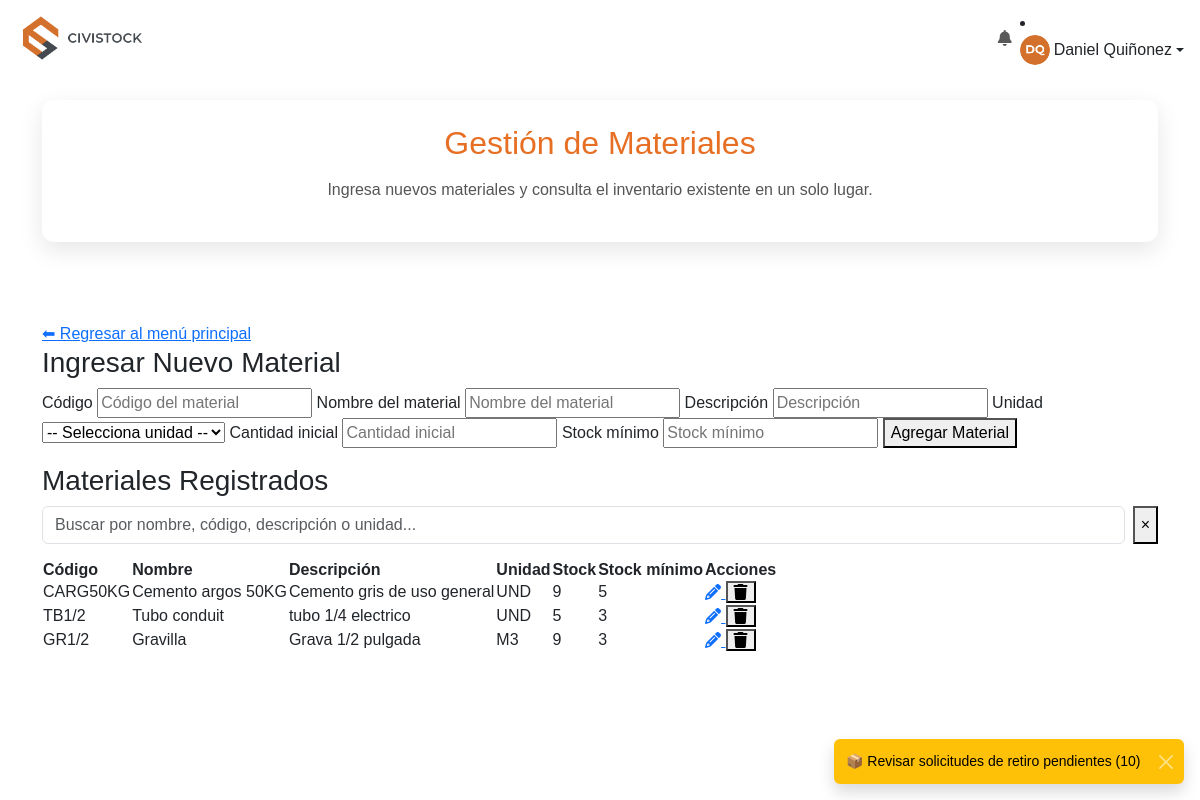
Before: /almacenista/materiales (signed in) with the older database file.
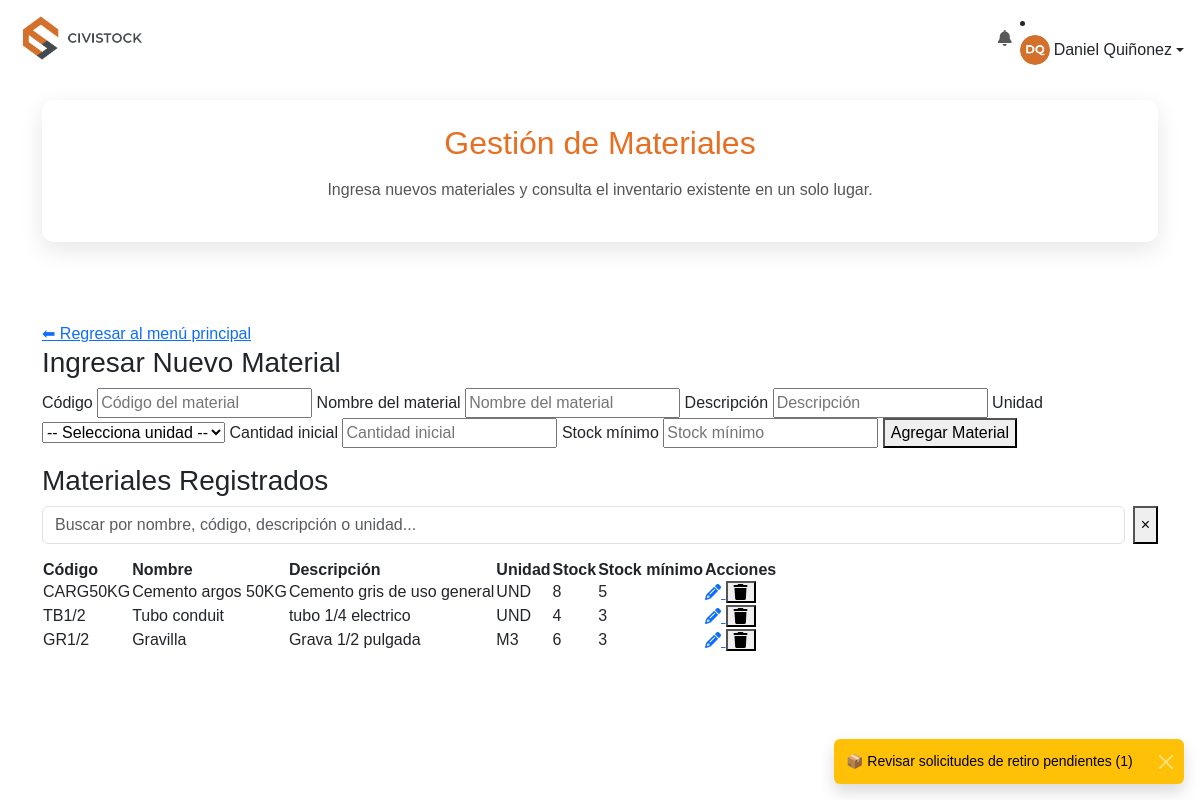
After: the same page with the newer database file.
### models.py (models this page shows, shortened)
class Material(db.Model):
    __tablename__ = 'material'
    id = db.Column(db.Integer, primary_key=True)
    codigo = db.Column(db.String(50), unique=True, nullable=False)
    nombre = db.Column(db.String(100), nullable=False)
    descripcion = db.Column(db.String(200))
    stock = db.Column(db.Float, default=0)
    stock_minimo = db.Column(db.Integer, default=0)
    unidad = db.Column(db.String(50))
    en_devolucion = db.Column(db.Float, default=0)
    movimientos = db.relationship('Movimiento', backref='material', lazy=True)

### almacenista_routes.py (the view)
    def wrapper(*args, **kwargs):
        if 'user_role' not in session or session['user_role'] != 'ALMACENISTA':
            flash('Acceso no autorizado.', 'error')
            return redirect(url_for('home'))
        return func(*args, **kwargs)

### almacenista_routes.py (called while the page is built, shortened)
def almacenista_required(func):
    def wrapper(*args, **kwargs):
        if 'user_role' not in session or session['user_role'] != 'ALMACENISTA':
            flash('Acceso no autorizado.', 'error')
            return redirect(url_for('home'))
        return func(*args, **kwargs)
    wrapper.__name__ = func.__name__
    return wrapper

def sync_user_session():
    user = User.query.filter_by(username=session.get('user')).first()
    if user:
        session['user_name'] = user.nombre
        session['user_photo'] = user.foto
        session['user_id'] = user.id

@almacenista_bp.route('/materiales', methods=['GET', 'POST'])
@almacenista_required
def materiales():
    sync_user_session()
    search_query = request.args.get('q')
    if search_query:
        materiales = Material.query.filter(
            (Material.codigo.ilike(f'%{search_query}%')) |
            (Material.nombre.ilike(f'%{search_query}%')) |
            (Material.descripcion.ilike(f'%{search_query}%'))
        ).all()
    else:
        materiales = Material.query.all()
    return render_template('Almacenista/nuevo_material.html', materiales=materiales)

### templates/Almacenista/nuevo_material.html (shortened to what this page needs)
{% extends "base.html" %}
{% block content %}
  <div class="welcome-text">
    <h2>Gestión de Materiales</h2>
    <p>Ingresa nuevos materiales y consulta el inventario existente en un solo lugar.</p>
  </div>
  <a class="volver-button" href="{{ url_for('almacenista.dashboard') }}">
    ⬅ Regresar al menú principal
  </a>
  <section class="content-container">
    <h3>Ingresar Nuevo Material</h3>
    <form method="POST" class="formulario">
      <label for="codigo">Código</label>
      <input type="text" id="codigo" name="codigo" placeholder="Código del material" required>
      <label for="nombre">Nombre del material</label>
      <input type="text" id="nombre" name="nombre" placeholder="Nombre del material" required>
      <label for="descripcion">Descripción</label>
      <input type="text" id="descripcion" name="descripcion" placeholder="Descripción">
      <label for="unidad">Unidad</label>
      <select id="unidad" name="unidad" required>
        <option value="">-- Selecciona unidad --</option>
      </select>
      <label for="stock">Cantidad inicial</label>
      <input type="number" id="stock" name="stock" placeholder="Cantidad inicial" step="any" min="0">
      <label for="stock_minimo">Stock mínimo</label>
      <input type="number" id="stock_minimo" name="stock_minimo" placeholder="Stock mínimo" required min="0">
      <button type="submit">Agregar Material</button>
    </form>
  </section>
  <section class="content-container">
    <h3>Materiales Registrados</h3>
<div class="form-busqueda mb-3 d-flex input-clearable">
    <input
        type="text"
        id="busquedaMateriales"
        class="form-control me-2"
        placeholder="Buscar por nombre, código, descripción o unidad..."
    >
    <button type="button" class="clear-btn" id="clearSearch">&times;</button>
</div>
    {% if materiales %}
      <table>
        <thead>
          <tr>
            <th>Código</th>
            <th>Nombre</th>
            <th>Descripción</th>
            <th>Unidad</th>
            <th>Stock</th>
            <th>Stock mínimo</th>
            <th>Acciones</th>
          </tr>
        </thead>
        <tbody>
          {% for material in materiales %}
            <tr>
              <td>{{ material.codigo }}</td>
              <td>{{ material.nombre }}</td>
              <td>{{ material.descripcion }}</td>
              <td>{{ material.unidad }}</td>
              <td>{{ material.stock|formatear_numero }}</td>
              <td>{{ material.stock_minimo }}</td>
              <td>
                <div class="action-buttons">
                  <a href="{{ url_for('almacenista.editar_material', id=material.id) }}" class="icon-button" title="Editar">
                    <i class="fas fa-pencil-alt"></i>
                  </a>
                  <button type="button" class="icon-button" data-bs-toggle="modal" data-bs-target="#confirmDeleteModal" data-id="{{ material.id }}">
                    <i class="fas fa-trash"></i>
                  </button>
                </div>
              </td>
            </tr>
          {% endfor %}
        </tbody>
      </table>
    {% else %}
      <p>No hay materiales registrados aún.</p>
    {% endif %}
  </section>
{% endblock %}
{% block scripts %}
{{ super() }}
{% endblock %}

### templates/base.html (shortened to what this page needs)
<!DOCTYPE html>
<html lang="es">
<head>
    <link href="https://cdn.jsdelivr.net/npm/bootstrap@5.3.0/dist/css/bootstrap.min.css" rel="stylesheet">
    <link href="https://cdnjs.cloudflare.com/ajax/libs/font-awesome/6.5.0/css/all.min.css" rel="stylesheet">
    <link rel="stylesheet" href="{{ url_for('static', filename='style.css') }}">
</head>
<body>
    <nav class="navbar navbar-expand-lg navbar-white bg-white px-3">
        <a class="navbar-brand" href="{{ url_for(user_role.lower() + '.dashboard') }}">
            <img src="{{ url_for('static', filename='civistockresponsive.png') }}" alt="Logo" height="50">
        </a>
        <div class="collapse navbar-collapse" id="menuNav">
<ul class="navbar-nav">
    <li class="nav-item dropdown">
        <a class="nav-link position-relative" href="#" id="notifDropdown" role="button" data-bs-toggle="dropdown" aria-expanded="false">
            <i class="fas fa-bell"></i>
        </a>
    </li>
</ul>
                <li class="nav-item dropdown">
                    <a class="nav-link dropdown-toggle d-flex align-items-center" href="#" role="button" data-bs-toggle="dropdown">
                        <img src="{{ url_for('static', filename='uploads/' + (user_photo or 'default.jpg')) }}" alt="Foto" width="30" height="30" class="rounded-circle me-1">
                        {{ user_name }}
                    </a>
                </li>
        </div>
    </nav>
    <div class="container my-4">
        {% block content %}{% endblock %}
    </div>
{% block scripts %}
<div class="toast-container position-fixed bottom-0 end-0 p-3" style="z-index: 1100;"></div>
{% endblock %}

Changed rows visible on the page:
changed Material "CARG50KG": stock "9" → "8"
changed Material "TB1/2": stock "5" → "4"
changed Material "GR1/2": stock "9" → "6"
Other visible differences:
text written by a page script: "📦 Revisar solicitudes de retiro pendientes (10)" → "📦 Revisar solicitudes de retiro pendientes (1)"
